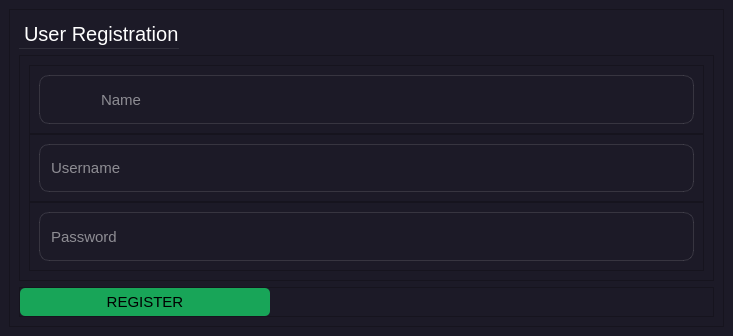
<?xml version="1.0" encoding="UTF-8"?>
<ui version="4.0">
 <class>MainWindow</class>
 <widget class="QMainWindow" name="MainWindow">
  <property name="geometry">
   <rect>
    <x>0</x>
    <y>0</y>
    <width>733</width>
    <height>336</height>
   </rect>
  </property>
  <property name="windowTitle">
   <string>MainWindow</string>
  </property>
  <widget class="QWidget" name="centralwidget">
   <property name="styleSheet">
    <string notr="true">background-color: #1c1a27;
color: white;</string>
   </property>
   <layout class="QVBoxLayout" name="verticalLayout">
    <item>
     <widget class="QFrame" name="frame">
      <property name="frameShape">
       <enum>QFrame::StyledPanel</enum>
      </property>
      <property name="frameShadow">
       <enum>QFrame::Raised</enum>
      </property>
      <layout class="QVBoxLayout" name="verticalLayout_2">
       <item>
        <widget class="QLabel" name="label">
         <property name="maximumSize">
          <size>
           <width>160</width>
           <height>30</height>
          </size>
         </property>
         <property name="font">
          <font>
           <pointsize>15</pointsize>
          </font>
         </property>
         <property name="styleSheet">
          <string notr="true">color: rgba(255, 255, 255);
Border:0px;
border-bottom: 1px solid rgba(255,255,255,23)</string>
         </property>
         <property name="text">
          <string>User Registration</string>
         </property>
        </widget>
       </item>
       <item>
        <widget class="QFrame" name="frame_2">
         <property name="frameShape">
          <enum>QFrame::StyledPanel</enum>
         </property>
         <property name="frameShadow">
          <enum>QFrame::Raised</enum>
         </property>
         <layout class="QVBoxLayout" name="verticalLayout_3">
          <property name="spacing">
           <number>0</number>
          </property>
          <item>
           <widget class="QFrame" name="frame_4">
            <property name="frameShape">
             <enum>QFrame::StyledPanel</enum>
            </property>
            <property name="frameShadow">
             <enum>QFrame::Raised</enum>
            </property>
            <layout class="QHBoxLayout" name="horizontalLayout_6">
             <item>
              <widget class="QFrame" name="nameFrame">
               <property name="minimumSize">
                <size>
                 <width>250</width>
                 <height>0</height>
                </size>
               </property>
               <property name="maximumSize">
                <size>
                 <width>16777215</width>
                 <height>55</height>
                </size>
               </property>
               <property name="styleSheet">
                <string notr="true">Border: 1px solid rgba(255,255,255,30);
border-radius:10px;</string>
               </property>
               <property name="frameShape">
                <enum>QFrame::StyledPanel</enum>
               </property>
               <property name="frameShadow">
                <enum>QFrame::Raised</enum>
               </property>
               <layout class="QHBoxLayout" name="horizontalLayout_5">
                <property name="spacing">
                 <number>0</number>
                </property>
                <property name="topMargin">
                 <number>0</number>
                </property>
                <property name="bottomMargin">
                 <number>0</number>
                </property>
                <item>
                 <widget class="QPushButton" name="pushButton_6">
                  <property name="sizePolicy">
                   <sizepolicy hsizetype="Preferred" vsizetype="Preferred">
                    <horstretch>0</horstretch>
                    <verstretch>0</verstretch>
                   </sizepolicy>
                  </property>
                  <property name="maximumSize">
                   <size>
                    <width>50</width>
                    <height>16777215</height>
                   </size>
                  </property>
                  <property name="styleSheet">
                   <string notr="true">background-color: #1c1a27;
Border: 0px;
</string>
                  </property>
                  <property name="text">
                   <string/>
                  </property>
                  <property name="icon">
                   <iconset resource="softwareIcons.qrc">
                    <normaloff>:/newPrefix/other_icons/profile [#1336].svg</normaloff>:/newPrefix/other_icons/profile [#1336].svg</iconset>
                  </property>
                  <property name="iconSize">
                   <size>
                    <width>20</width>
                    <height>20</height>
                   </size>
                  </property>
                 </widget>
                </item>
                <item>
                 <widget class="QLineEdit" name="nameInput">
                  <property name="sizePolicy">
                   <sizepolicy hsizetype="Preferred" vsizetype="Preferred">
                    <horstretch>0</horstretch>
                    <verstretch>0</verstretch>
                   </sizepolicy>
                  </property>
                  <property name="font">
                   <font>
                    <pointsize>11</pointsize>
                   </font>
                  </property>
                  <property name="styleSheet">
                   <string notr="true">background-color: #1c1a27;
Border: 0px;
</string>
                  </property>
                  <property name="text">
                   <string/>
                  </property>
                  <property name="placeholderText">
                   <string>Name</string>
                  </property>
                 </widget>
                </item>
               </layout>
              </widget>
             </item>
            </layout>
           </widget>
          </item>
          <item>
           <widget class="QFrame" name="frame_5">
            <property name="frameShape">
             <enum>QFrame::StyledPanel</enum>
            </property>
            <property name="frameShadow">
             <enum>QFrame::Raised</enum>
            </property>
            <layout class="QHBoxLayout" name="horizontalLayout_8">
             <item>
              <widget class="QFrame" name="usernameFrame">
               <property name="minimumSize">
                <size>
                 <width>250</width>
                 <height>0</height>
                </size>
               </property>
               <property name="maximumSize">
                <size>
                 <width>16777215</width>
                 <height>55</height>
                </size>
               </property>
               <property name="styleSheet">
                <string notr="true">Border: 1px solid rgba(255,255,255,30);
border-radius:10px;</string>
               </property>
               <property name="frameShape">
                <enum>QFrame::StyledPanel</enum>
               </property>
               <property name="frameShadow">
                <enum>QFrame::Raised</enum>
               </property>
               <layout class="QHBoxLayout" name="horizontalLayout_7">
                <property name="spacing">
                 <number>0</number>
                </property>
                <property name="topMargin">
                 <number>0</number>
                </property>
                <property name="bottomMargin">
                 <number>0</number>
                </property>
                <item>
                 <widget class="QLineEdit" name="usernameInput_4">
                  <property name="sizePolicy">
                   <sizepolicy hsizetype="Preferred" vsizetype="Preferred">
                    <horstretch>0</horstretch>
                    <verstretch>0</verstretch>
                   </sizepolicy>
                  </property>
                  <property name="font">
                   <font>
                    <pointsize>11</pointsize>
                   </font>
                  </property>
                  <property name="styleSheet">
                   <string notr="true">background-color: #1c1a27;
Border: 0px;
</string>
                  </property>
                  <property name="text">
                   <string/>
                  </property>
                  <property name="placeholderText">
                   <string>Username</string>
                  </property>
                 </widget>
                </item>
               </layout>
              </widget>
             </item>
            </layout>
           </widget>
          </item>
          <item>
           <widget class="QFrame" name="frame_6">
            <property name="frameShape">
             <enum>QFrame::StyledPanel</enum>
            </property>
            <property name="frameShadow">
             <enum>QFrame::Raised</enum>
            </property>
            <layout class="QHBoxLayout" name="horizontalLayout_10">
             <item>
              <widget class="QFrame" name="passwordFrame">
               <property name="minimumSize">
                <size>
                 <width>250</width>
                 <height>0</height>
                </size>
               </property>
               <property name="maximumSize">
                <size>
                 <width>16777215</width>
                 <height>55</height>
                </size>
               </property>
               <property name="styleSheet">
                <string notr="true">Border: 1px solid rgba(255,255,255,30);
border-radius:10px;</string>
               </property>
               <property name="frameShape">
                <enum>QFrame::StyledPanel</enum>
               </property>
               <property name="frameShadow">
                <enum>QFrame::Raised</enum>
               </property>
               <layout class="QHBoxLayout" name="horizontalLayout_9">
                <property name="spacing">
                 <number>0</number>
                </property>
                <property name="topMargin">
                 <number>0</number>
                </property>
                <property name="bottomMargin">
                 <number>0</number>
                </property>
                <item>
                 <widget class="QLineEdit" name="passwordInput">
                  <property name="sizePolicy">
                   <sizepolicy hsizetype="Preferred" vsizetype="Preferred">
                    <horstretch>0</horstretch>
                    <verstretch>0</verstretch>
                   </sizepolicy>
                  </property>
                  <property name="font">
                   <font>
                    <pointsize>11</pointsize>
                   </font>
                  </property>
                  <property name="styleSheet">
                   <string notr="true">background-color: #1c1a27;
Border: 0px;
</string>
                  </property>
                  <property name="text">
                   <string/>
                  </property>
                  <property name="placeholderText">
                   <string>Password</string>
                  </property>
                 </widget>
                </item>
               </layout>
              </widget>
             </item>
            </layout>
           </widget>
          </item>
         </layout>
        </widget>
       </item>
       <item>
        <widget class="QFrame" name="frame_3">
         <property name="maximumSize">
          <size>
           <width>16777215</width>
           <height>30</height>
          </size>
         </property>
         <property name="frameShape">
          <enum>QFrame::StyledPanel</enum>
         </property>
         <property name="frameShadow">
          <enum>QFrame::Raised</enum>
         </property>
         <layout class="QHBoxLayout" name="horizontalLayout">
          <property name="spacing">
           <number>0</number>
          </property>
          <property name="leftMargin">
           <number>0</number>
          </property>
          <property name="topMargin">
           <number>0</number>
          </property>
          <property name="rightMargin">
           <number>0</number>
          </property>
          <property name="bottomMargin">
           <number>0</number>
          </property>
          <item>
           <widget class="QPushButton" name="registerButton">
            <property name="sizePolicy">
             <sizepolicy hsizetype="Preferred" vsizetype="Preferred">
              <horstretch>0</horstretch>
              <verstretch>0</verstretch>
             </sizepolicy>
            </property>
            <property name="maximumSize">
             <size>
              <width>250</width>
              <height>16777215</height>
             </size>
            </property>
            <property name="font">
             <font>
              <pointsize>11</pointsize>
              <kerning>true</kerning>
             </font>
            </property>
            <property name="styleSheet">
             <string notr="true">*{background-color: #18A558;
Border: 0px;
color: black;
Border-radius: 5px;
}
QPushButton:Hover{background-color: #56CC87}</string>
            </property>
            <property name="text">
             <string>REGISTER</string>
            </property>
           </widget>
          </item>
          <item>
           <widget class="QPushButton" name="errorLabel">
            <property name="sizePolicy">
             <sizepolicy hsizetype="Preferred" vsizetype="Preferred">
              <horstretch>0</horstretch>
              <verstretch>0</verstretch>
             </sizepolicy>
            </property>
            <property name="font">
             <font>
              <pointsize>9</pointsize>
             </font>
            </property>
            <property name="styleSheet">
             <string notr="true">Border: 0px</string>
            </property>
            <property name="text">
             <string/>
            </property>
           </widget>
          </item>
         </layout>
        </widget>
       </item>
      </layout>
     </widget>
    </item>
   </layout>
  </widget>
 </widget>
 <resources>
  <include location="softwareIcons.qrc"/>
 </resources>
 <connections/>
</ui>
